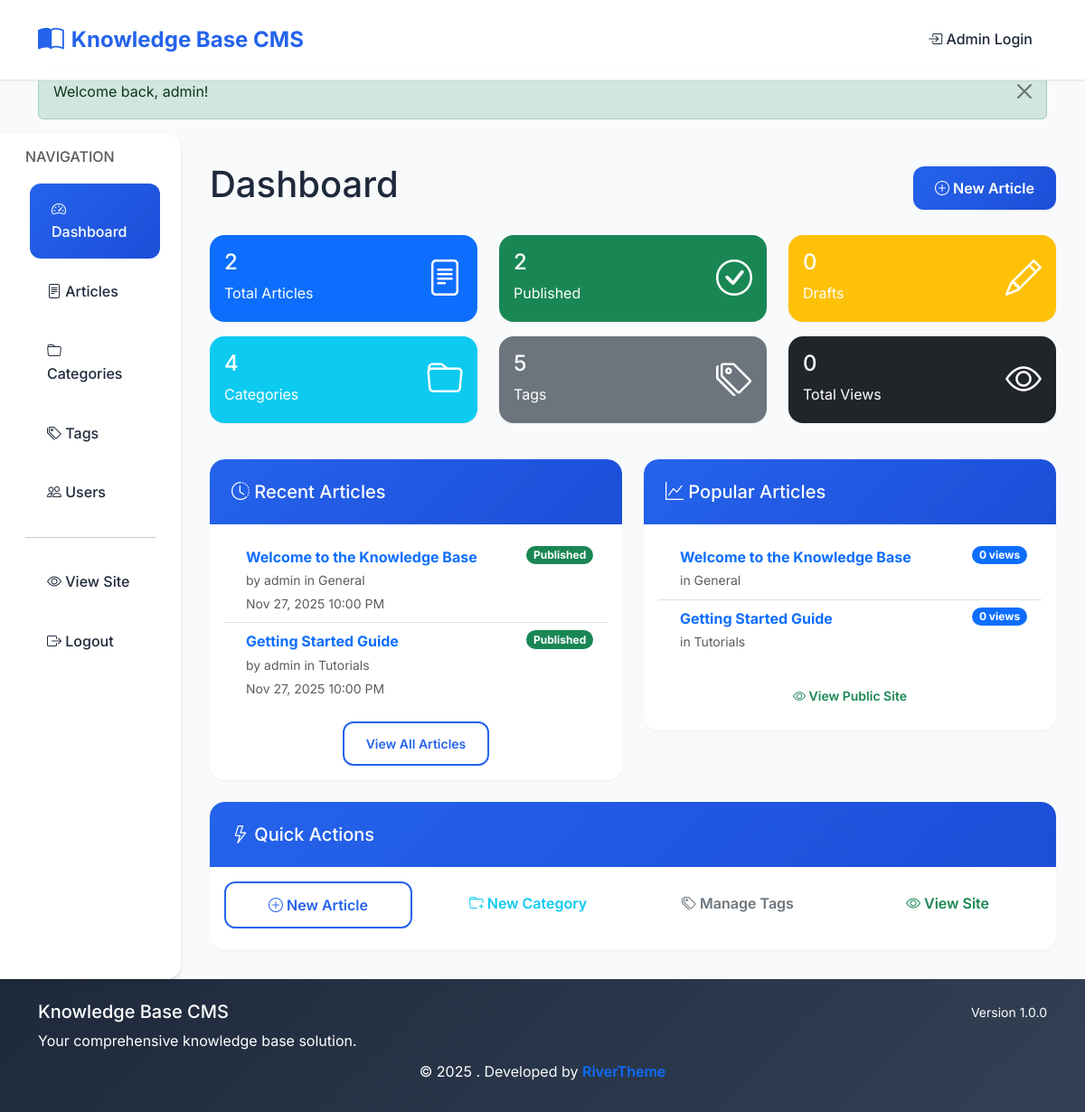
/admin/index.php (signed in), run on the app's committed database.
### tables this page shows
CREATE TABLE articles (
    id INT AUTO_INCREMENT PRIMARY KEY,
    title VARCHAR(255) NOT NULL,
    slug VARCHAR(255) NOT NULL UNIQUE,
    content LONGTEXT NOT NULL,
    excerpt TEXT,
    category_id INT,
    author_id INT,
    status ENUM('draft', 'published', 'archived') DEFAULT 'draft',
    featured BOOLEAN DEFAULT FALSE,
    views INT DEFAULT 0,
    created_at TIMESTAMP DEFAULT CURRENT_TIMESTAMP,
    updated_at TIMESTAMP DEFAULT CURRENT_TIMESTAMP ON UPDATE CURRENT_TIMESTAMP,
    FOREIGN KEY (category_id) REFERENCES categories(id) ON DELETE SET NULL,
    FOREIGN KEY (author_id) REFERENCES users(id) ON DELETE SET NULL,
    INDEX idx_status (status),
    INDEX idx_category (category_id),
    INDEX idx_featured (featured),
    FULLTEXT(title, content, excerpt)
);

CREATE TABLE users (
    id INT AUTO_INCREMENT PRIMARY KEY,
    username VARCHAR(50) NOT NULL UNIQUE,
    email VARCHAR(100) NOT NULL UNIQUE,
    password_hash VARCHAR(255) NOT NULL,
    role ENUM('admin', 'editor') DEFAULT 'admin',
    created_at TIMESTAMP DEFAULT CURRENT_TIMESTAMP,
    updated_at TIMESTAMP DEFAULT CURRENT_TIMESTAMP ON UPDATE CURRENT_TIMESTAMP
);

CREATE TABLE categories (
    id INT AUTO_INCREMENT PRIMARY KEY,
    name VARCHAR(100) NOT NULL UNIQUE,
    description TEXT,
    slug VARCHAR(100) NOT NULL UNIQUE,
    created_at TIMESTAMP DEFAULT CURRENT_TIMESTAMP,
    updated_at TIMESTAMP DEFAULT CURRENT_TIMESTAMP ON UPDATE CURRENT_TIMESTAMP
);

### admin/index.php (the view, shortened to what the rows shown need)
<?php
require_once '../includes/bootstrap.php';
try {
    $recentArticles = $db->fetchAll("
        SELECT a.id, a.title, a.status, a.created_at, a.views,
               c.name as category_name, u.username as author_name
        FROM articles a
        LEFT JOIN categories c ON a.category_id = c.id
        LEFT JOIN users u ON a.author_id = u.id
        ORDER BY a.created_at DESC
        LIMIT 5
    ");
    $popularArticles = $db->fetchAll("
        SELECT a.id, a.title, a.views, a.status,
               c.name as category_name
        FROM articles a
        LEFT JOIN categories c ON a.category_id = c.id
        WHERE a.status = 'published'
        ORDER BY a.views DESC
        LIMIT 5
    ");
} catch (Exception $e) {
    setFlashMessage('error', 'Error loading dashboard data: ' . $e->getMessage());
    $stats = array_fill_keys(['total_articles', 'published_articles', 'draft_articles', 'total_categories', 'total_tags', 'total_views'], 0);
    $recentArticles = [];
    $popularArticles = [];
}
?>
<div class="container-fluid">
    <div class="row">
        <div class="col-md-9 col-lg-10 content-area">
            <div class="d-flex justify-content-between align-items-center mb-4">
                <h1>Dashboard</h1>
            </div>
            <div class="row">
                <div class="col-lg-6 mb-4">
                    <div class="card">
                        <div class="card-body">
                            <?php if (empty($recentArticles)): ?>
                                <p class="text-muted">No articles found.</p>
                            <?php else: ?>
                                <div class="list-group list-group-flush">
                                    <?php foreach ($recentArticles as $article): ?>
                                        <div class="list-group-item d-flex justify-content-between align-items-start">
                                            <div class="ms-2 me-auto">
                                                <div class="fw-bold">
                                                    <a href="articles.php?action=edit&id=<?php echo $article['id']; ?>"
                                                       class="text-decoration-none">
                                                        <?php echo htmlspecialchars($article['title']); ?>
                                                    </a>
                                                </div>
                                                <small class="text-muted">
                                                    by <?php echo htmlspecialchars($article['author_name'] ?? 'Unknown'); ?>
                                                    in <?php echo htmlspecialchars($article['category_name'] ?? 'Uncategorized'); ?>
                                                    <br>
                                                    <?php echo formatDateTime($article['created_at']); ?>
                                                </small>
                                            </div>
                                            <span class="badge bg-<?php echo $article['status'] === 'published' ? 'success' : ($article['status'] === 'draft' ? 'warning' : 'secondary'); ?> rounded-pill">
                                                <?php echo ucfirst($article['status']); ?>
                                            </span>
                                        </div>
                                    <?php endforeach; ?>
                                </div>
                            <?php endif; ?>
                        </div>
                    </div>
                </div>
                <div class="col-lg-6 mb-4">
                    <div class="card">
                        <div class="card-body">
                            <?php if (empty($popularArticles)): ?>
                                <p class="text-muted">No published articles found.</p>
                            <?php else: ?>
                                <div class="list-group list-group-flush">
                                    <?php foreach ($popularArticles as $article): ?>
                                        <div class="list-group-item d-flex justify-content-between align-items-start">
                                            <div class="ms-2 me-auto">
                                                <div class="fw-bold">
                                                    <a href="articles.php?action=edit&id=<?php echo $article['id']; ?>"
                                                       class="text-decoration-none">
                                                        <?php echo htmlspecialchars($article['title']); ?>
                                                    </a>
                                                </div>
                                                <small class="text-muted">
                                                    in <?php echo htmlspecialchars($article['category_name'] ?? 'Uncategorized'); ?>
                                                </small>
                                            </div>
                                            <span class="badge bg-primary rounded-pill">
                                                <?php echo number_format($article['views']); ?> views
                                            </span>
                                        </div>
                                    <?php endforeach; ?>
                                </div>
                            <?php endif; ?>
                        </div>
                    </div>
                </div>
            </div>
        </div>
    </div>
</div>

### data on the page
articles: title "Welcome to the Knowledge Base", author.username "admin", category.name "General", created_at "Nov 27, 2025 10:00 PM", status "Published", views "0"
articles: title "Getting Started Guide", author.username "admin", category.name "Tutorials", created_at "Nov 27, 2025 10:00 PM", status "Published", views "0"

### other printed values
SITE_NAME "Knowledge Base CMS"
$stats['total_articles'] "2"
$stats['published_articles'] "2"
$stats['draft_articles'] "0"
$stats['total_categories'] "4"
$stats['total_tags'] "5"
$stats['total_views'] "0"
